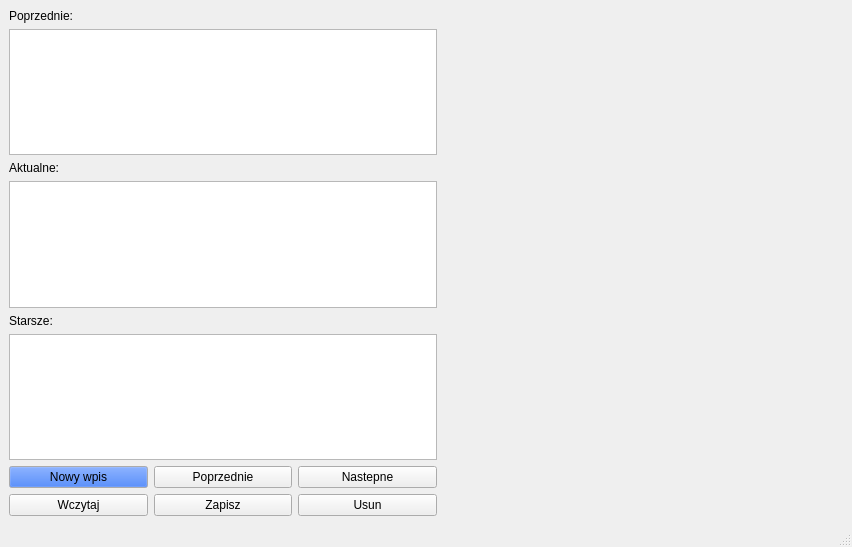
<?xml version="1.0" encoding="UTF-8"?>
<ui version="4.0">
 <class>MainWindow</class>
 <widget class="QMainWindow" name="MainWindow">
  <property name="geometry">
   <rect>
    <x>0</x>
    <y>0</y>
    <width>852</width>
    <height>547</height>
   </rect>
  </property>
  <property name="windowTitle">
   <string>MainWindow</string>
  </property>
  <property name="layoutDirection">
   <enum>Qt::LeftToRight</enum>
  </property>
  <widget class="QWidget" name="centralwidget">
   <layout class="QGridLayout" name="gridLayout">
    <item row="0" column="0">
     <layout class="QVBoxLayout" name="verticalLayout_3">
      <item>
       <layout class="QVBoxLayout" name="verticalLayout_2">
        <item>
         <widget class="QLabel" name="label_3">
          <property name="text">
           <string>Poprzednie:</string>
          </property>
         </widget>
        </item>
        <item>
         <widget class="QTextEdit" name="textEdit_poprzednie"/>
        </item>
        <item>
         <widget class="QLabel" name="label_2">
          <property name="text">
           <string>Aktualne:</string>
          </property>
         </widget>
        </item>
        <item>
         <widget class="QTextEdit" name="textEdit_aktualne"/>
        </item>
        <item>
         <widget class="QLabel" name="label_4">
          <property name="text">
           <string>Starsze:</string>
          </property>
         </widget>
        </item>
        <item>
         <widget class="QTextEdit" name="textEdit_starsze"/>
        </item>
       </layout>
      </item>
      <item>
       <layout class="QVBoxLayout" name="verticalLayout">
        <item>
         <layout class="QHBoxLayout" name="horizontalLayout">
          <item>
           <widget class="QPushButton" name="pushButton">
            <property name="enabled">
             <bool>true</bool>
            </property>
            <property name="minimumSize">
             <size>
              <width>80</width>
              <height>21</height>
             </size>
            </property>
            <property name="palette">
             <palette>
              <active>
               <colorrole role="Button">
                <brush brushstyle="SolidPattern">
                 <color alpha="255">
                  <red>0</red>
                  <green>85</green>
                  <blue>255</blue>
                 </color>
                </brush>
               </colorrole>
               <colorrole role="Text">
                <brush brushstyle="SolidPattern">
                 <color alpha="255">
                  <red>0</red>
                  <green>0</green>
                  <blue>0</blue>
                 </color>
                </brush>
               </colorrole>
               <colorrole role="Base">
                <brush brushstyle="SolidPattern">
                 <color alpha="255">
                  <red>182</red>
                  <green>255</green>
                  <blue>178</blue>
                 </color>
                </brush>
               </colorrole>
               <colorrole role="Shadow">
                <brush brushstyle="SolidPattern">
                 <color alpha="255">
                  <red>74</red>
                  <green>74</green>
                  <blue>74</blue>
                 </color>
                </brush>
               </colorrole>
               <colorrole role="Highlight">
                <brush brushstyle="SolidPattern">
                 <color alpha="255">
                  <red>89</red>
                  <green>38</green>
                  <blue>255</blue>
                 </color>
                </brush>
               </colorrole>
               <colorrole role="PlaceholderText">
                <brush brushstyle="SolidPattern">
                 <color alpha="128">
                  <red>0</red>
                  <green>0</green>
                  <blue>0</blue>
                 </color>
                </brush>
               </colorrole>
              </active>
              <inactive>
               <colorrole role="Button">
                <brush brushstyle="SolidPattern">
                 <color alpha="255">
                  <red>0</red>
                  <green>85</green>
                  <blue>255</blue>
                 </color>
                </brush>
               </colorrole>
               <colorrole role="Text">
                <brush brushstyle="SolidPattern">
                 <color alpha="255">
                  <red>0</red>
                  <green>0</green>
                  <blue>0</blue>
                 </color>
                </brush>
               </colorrole>
               <colorrole role="Base">
                <brush brushstyle="SolidPattern">
                 <color alpha="255">
                  <red>182</red>
                  <green>255</green>
                  <blue>178</blue>
                 </color>
                </brush>
               </colorrole>
               <colorrole role="Shadow">
                <brush brushstyle="SolidPattern">
                 <color alpha="255">
                  <red>74</red>
                  <green>74</green>
                  <blue>74</blue>
                 </color>
                </brush>
               </colorrole>
               <colorrole role="Highlight">
                <brush brushstyle="SolidPattern">
                 <color alpha="255">
                  <red>89</red>
                  <green>38</green>
                  <blue>255</blue>
                 </color>
                </brush>
               </colorrole>
               <colorrole role="PlaceholderText">
                <brush brushstyle="SolidPattern">
                 <color alpha="128">
                  <red>0</red>
                  <green>0</green>
                  <blue>0</blue>
                 </color>
                </brush>
               </colorrole>
              </inactive>
              <disabled>
               <colorrole role="Button">
                <brush brushstyle="SolidPattern">
                 <color alpha="255">
                  <red>0</red>
                  <green>85</green>
                  <blue>255</blue>
                 </color>
                </brush>
               </colorrole>
               <colorrole role="Text">
                <brush brushstyle="SolidPattern">
                 <color alpha="255">
                  <red>120</red>
                  <green>120</green>
                  <blue>120</blue>
                 </color>
                </brush>
               </colorrole>
               <colorrole role="Base">
                <brush brushstyle="SolidPattern">
                 <color alpha="255">
                  <red>240</red>
                  <green>240</green>
                  <blue>240</blue>
                 </color>
                </brush>
               </colorrole>
               <colorrole role="Shadow">
                <brush brushstyle="SolidPattern">
                 <color alpha="255">
                  <red>74</red>
                  <green>74</green>
                  <blue>74</blue>
                 </color>
                </brush>
               </colorrole>
               <colorrole role="Highlight">
                <brush brushstyle="SolidPattern">
                 <color alpha="255">
                  <red>0</red>
                  <green>120</green>
                  <blue>215</blue>
                 </color>
                </brush>
               </colorrole>
               <colorrole role="PlaceholderText">
                <brush brushstyle="SolidPattern">
                 <color alpha="128">
                  <red>0</red>
                  <green>0</green>
                  <blue>0</blue>
                 </color>
                </brush>
               </colorrole>
              </disabled>
             </palette>
            </property>
            <property name="layoutDirection">
             <enum>Qt::LeftToRight</enum>
            </property>
            <property name="text">
             <string>Nowy wpis</string>
            </property>
            <property name="autoDefault">
             <bool>false</bool>
            </property>
            <property name="default">
             <bool>false</bool>
            </property>
            <property name="flat">
             <bool>false</bool>
            </property>
           </widget>
          </item>
          <item>
           <widget class="QPushButton" name="pushButton_3">
            <property name="text">
             <string>Poprzednie</string>
            </property>
           </widget>
          </item>
          <item>
           <widget class="QPushButton" name="pushButton_2">
            <property name="text">
             <string>Nastepne</string>
            </property>
           </widget>
          </item>
         </layout>
        </item>
        <item>
         <layout class="QHBoxLayout" name="horizontalLayout_2">
          <item>
           <widget class="QPushButton" name="wczytaj">
            <property name="text">
             <string>Wczytaj</string>
            </property>
           </widget>
          </item>
          <item>
           <widget class="QPushButton" name="zapisz">
            <property name="text">
             <string>Zapisz</string>
            </property>
           </widget>
          </item>
          <item>
           <widget class="QPushButton" name="usun">
            <property name="text">
             <string>Usun</string>
            </property>
           </widget>
          </item>
         </layout>
        </item>
       </layout>
      </item>
     </layout>
    </item>
    <item row="0" column="1">
     <widget class="QLabel" name="label">
      <property name="minimumSize">
       <size>
        <width>400</width>
        <height>400</height>
       </size>
      </property>
      <property name="text">
       <string/>
      </property>
     </widget>
    </item>
   </layout>
  </widget>
  <widget class="QMenuBar" name="menubar">
   <property name="geometry">
    <rect>
     <x>0</x>
     <y>0</y>
     <width>852</width>
     <height>20</height>
    </rect>
   </property>
  </widget>
  <widget class="QStatusBar" name="statusbar"/>
 </widget>
 <resources/>
 <connections/>
</ui>
